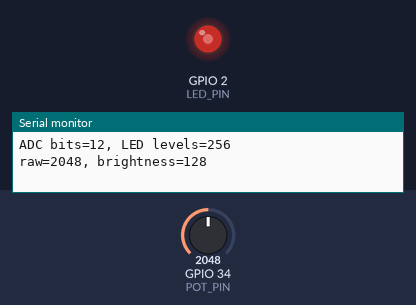
A sketch run on a simulated ESP32. Shown: output pins drawn as LEDs (lit = HIGH), the last lines printed to the serial monitor. The inputs (shaded band) are chosen by the test bench; at power-on: GPIO 34 (POT_PIN) = 2048 (analog values on the 0–4095 scale).

Above: at 1.2 s.
1.3 s: GPIO 34 (POT_PIN) set to 2866
At 2.5 s:
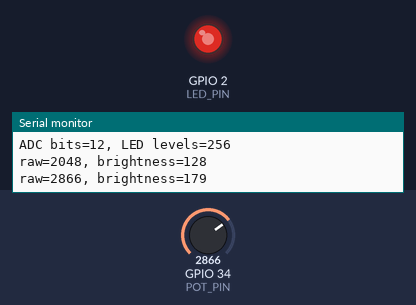
2.8 s: GPIO 34 (POT_PIN) set to 3603
At 4.0 s:
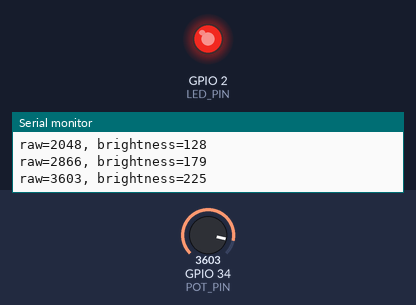
4.3 s: GPIO 34 (POT_PIN) set to 491
At 5.3 s:
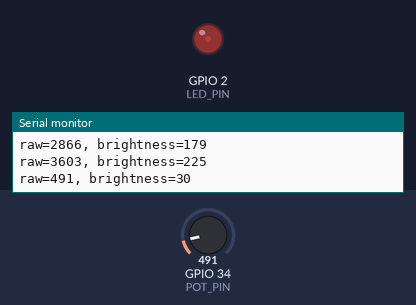
5.8 s: GPIO 34 (POT_PIN) set to 0
At 6.6 s:
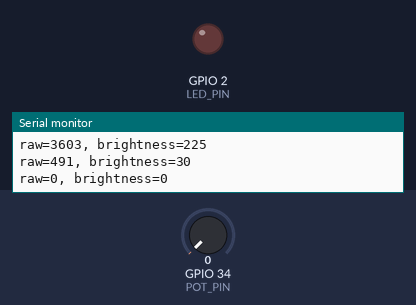
Timing chart, 0 to 8.3 s (numbered marks = the images above; inputs shaded):
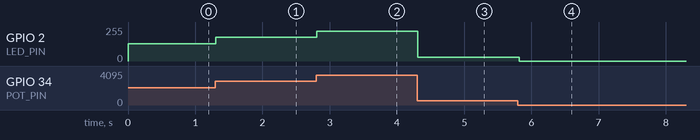

The sketch:

sketch.ino
```cpp
#include <Arduino.h>

const int ADC_BITS = 12;
const int LED_LEVELS = 256;
const int POT_PIN = 34;
const int LED_PIN = 2;
int lastRaw = -1;

void setup() {
  Serial.begin(115200);
  analogReadResolution(ADC_BITS);
  pinMode(LED_PIN, OUTPUT);
  Serial.printf("ADC bits=%d, LED levels=%d\n", ADC_BITS, LED_LEVELS);
}

void loop() {
  int raw = analogRead(POT_PIN);
  int adcMax = (1 << ADC_BITS) - 1;
  int level = raw * LED_LEVELS / (adcMax + 1);
  int brightness = level * 255 / (LED_LEVELS - 1);
  analogWrite(LED_PIN, brightness);
  if (raw != lastRaw) {
    Serial.printf("raw=%d, brightness=%d\n", raw, brightness);
    lastRaw = raw;
  }
  delay(50);
}
```

Measured:
- after the input at 1.3 s, GPIO 2 (LED_PIN): 128/255 → 179/255 at once
- after the input at 2.8 s, GPIO 2 (LED_PIN): 179/255 → 225/255 at once
- after the input at 4.3 s, GPIO 2 (LED_PIN): 225/255 → 30/255 at once
- after the input at 5.8 s, GPIO 2 (LED_PIN): 30/255 → 0/255 at once
